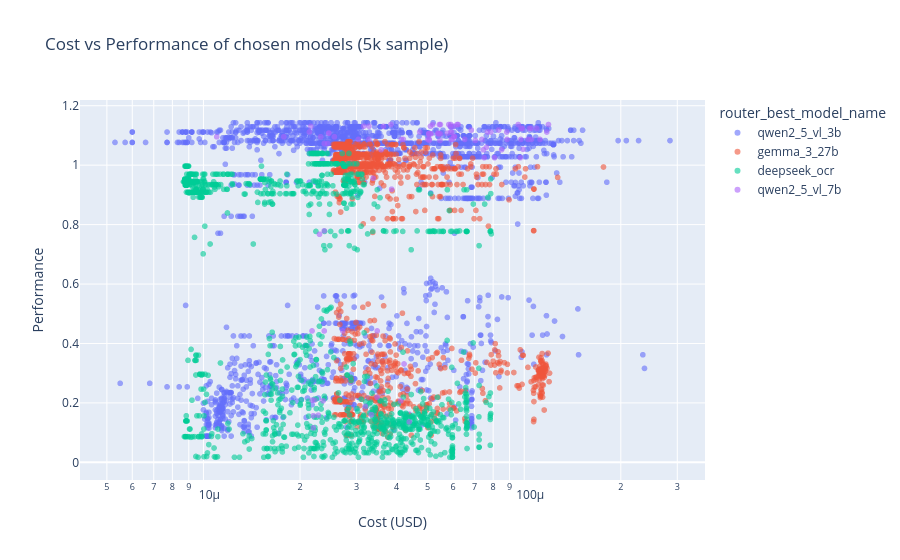

The notebook cell this image was saved under:
### Code cell
# Cost vs Performance scatter
fig = px.scatter(
    router_train.sample(min(5000, len(router_train)), random_state=42),
    x='router_chosen_cost',
    y='router_chosen_perf',
    color='router_best_model_name',
    title='Cost vs Performance of chosen models (5k sample)',
    labels={'router_chosen_cost': 'Cost (USD)', 'router_chosen_perf': 'Performance'},
    opacity=0.6,
)
fig.update_xaxes(type='log')
fig.show()

### Figure 1 — Plotly figure (JSON) as saved in the notebook; plotly's stock layout.template omitted (floating-point values rounded to 4 significant figures; data arrays with more than 128 entries replaced by an {"elided": "..."} marker saying what was removed)
{"data": [{"hovertemplate": "router_best_model_name=qwen2_5_vl_3b<br>Cost (USD)=%{x}<br>Performance=%{y}<extra></extra>", "legendgroup": "qwen2_5_vl_3b", "marker": {"color": "#636efa", "opacity": 0.6, "symbol": "circle"}, "mode": "markers", "name": "qwen2_5_vl_3b", "showlegend": true, "type": "scattergl", "x": {"elided": "2168 float values"}, "xaxis": "x", "y": {"elided": "2168 float values"}, "yaxis": "y"}, {"hovertemplate": "router_best_model_name=gemma_3_27b<br>Cost (USD)=%{x}<br>Performance=%{y}<extra></extra>", "legendgroup": "gemma_3_27b", "marker": {"color": "#EF553B", "opacity": 0.6, "symbol": "circle"}, "mode": "markers", "name": "gemma_3_27b", "showlegend": true, "type": "scattergl", "x": {"elided": "1342 float values"}, "xaxis": "x", "y": {"elided": "1342 float values"}, "yaxis": "y"}, {"hovertemplate": "router_best_model_name=deepseek_ocr<br>Cost (USD)=%{x}<br>Performance=%{y}<extra></extra>", "legendgroup": "deepseek_ocr", "marker": {"color": "#00cc96", "opacity": 0.6, "symbol": "circle"}, "mode": "markers", "name": "deepseek_ocr", "showlegend": true, "type": "scattergl", "x": {"elided": "1389 float values"}, "xaxis": "x", "y": {"elided": "1389 float values"}, "yaxis": "y"}, {"hovertemplate": "router_best_model_name=qwen2_5_vl_7b<br>Cost (USD)=%{x}<br>Performance=%{y}<extra></extra>", "legendgroup": "qwen2_5_vl_7b", "marker": {"color": "#ab63fa", "opacity": 0.6, "symbol": "circle"}, "mode": "markers", "name": "qwen2_5_vl_7b", "showlegend": true, "type": "scattergl", "x": [3.2e-05, 6.84e-05, 6.18e-05, 5.04e-05, 5.92e-05, 5.4e-05, 7.04e-05, 3.48e-05, 4.22e-05, 0.0001038, 9.58e-05, 2.46e-05, 7.86e-05, 8.84e-05, 3.04e-05, 5.1e-05, 5.46e-05, 1.1e-05, 6.04e-05, 2.28e-05, 8.08e-05, 2.22e-05, 5.04e-05, 5e-05, 2.14e-05, 5.42e-05, 0.0001028, 0.0001052, 2.18e-05, 4.2e-05, 5.44e-05, 9.86e-05, 9.72e-05, 5.04e-05, 5.12e-05, 7.38e-05, 3.16e-05, 2.72e-05, 5.42e-05, 2.3e-05, 5.38e-05, 3.34e-05, 2.16e-05, 0.0001094, 5.82e-05, 2.38e-05, 3.86e-05, 2.44e-05, 1.78e-05, 6.04e-05, 2.2e-05, 2.38e-05, 2.36e-05, 3.64e-05, 5.88e-05, 5.96e-05, 4.12e-05, 5.04e-05, 3.28e-05, 7.68e-05, 6.02e-05, 0.000112, 5.48e-05, 7.5e-05, 6.52e-05, 2.2e-05, 5.06e-05, 3.28e-05, 3.48e-05, 5.94e-05, 5.06e-05, 9.92e-05, 8.5e-05, 4.38e-05, 5.76e-05, 4.72e-05, 2.32e-05, 5.9e-05, 9.76e-05, 9.78e-05, 6.22e-05, 3.38e-05, 5.1e-05, 5.9e-05, 7.46e-05, 0.000119, 5.18e-05, 2.38e-05, 0.0001176, 6.06e-05, 3.58e-05, 7.62e-05, 2.18e-05, 3.84e-05, 2.46e-05, 8.32e-05, 5.48e-05, 2.56e-05, 8.82e-05, 4.14e-05, 0.000105], "xaxis": "x", "y": [0.1885, 1.118, 1.137, 1.105, 1.087, 1.105, 1.083, 0.219, 0.331, 1.124, 1.137, 1.108, 1.112, 1.087, 1.087, 1.131, 1.083, 1.096, 1.096, 0.1587, 1.025, 0.2095, 1.105, 1.087, 1.112, 1.105, 1.087, 1.087, 0.2095, 1.087, 1.137, 1.124, 1.025, 1.105, 1.105, 1.087, 1.131, 0.4422, 1.105, 0.7676, 1.108, 0.1601, 1.131, 1.124, 1.137, 0.7791, 0.9191, 1.073, 1.096, 1.096, 0.1162, 0.4422, 0.2068, 1.131, 1.131, 1.087, 0.2067, 1.105, 1.087, 1.112, 1.131, 1.087, 1.137, 1.025, 1.087, 0.1569, 1.087, 1.131, 0.4422, 1.111, 1.083, 1.054, 1.052, 0.1365, 1.108, 1.112, 1.096, 1.111, 1.087, 1.124, 1.137, 0.9561, 1.105, 1.137, 1.052, 1.137, 1.137, 1.073, 1.111, 1.096, 1.052, 1.06, 0.4422, 1.137, 1.108, 1.118, 1.105, 1.096, 1.112, 1.087, 1.124], "yaxis": "y"}], "layout": {"legend": {"title": {"text": "router_best_model_name"}, "tracegroupgap": 0}, "title": {"text": "Cost vs Performance of chosen models (5k sample)"}, "xaxis": {"anchor": "y", "domain": [0, 1], "title": {"text": "Cost (USD)"}, "type": "log"}, "yaxis": {"anchor": "x", "domain": [0, 1], "title": {"text": "Performance"}}}}
